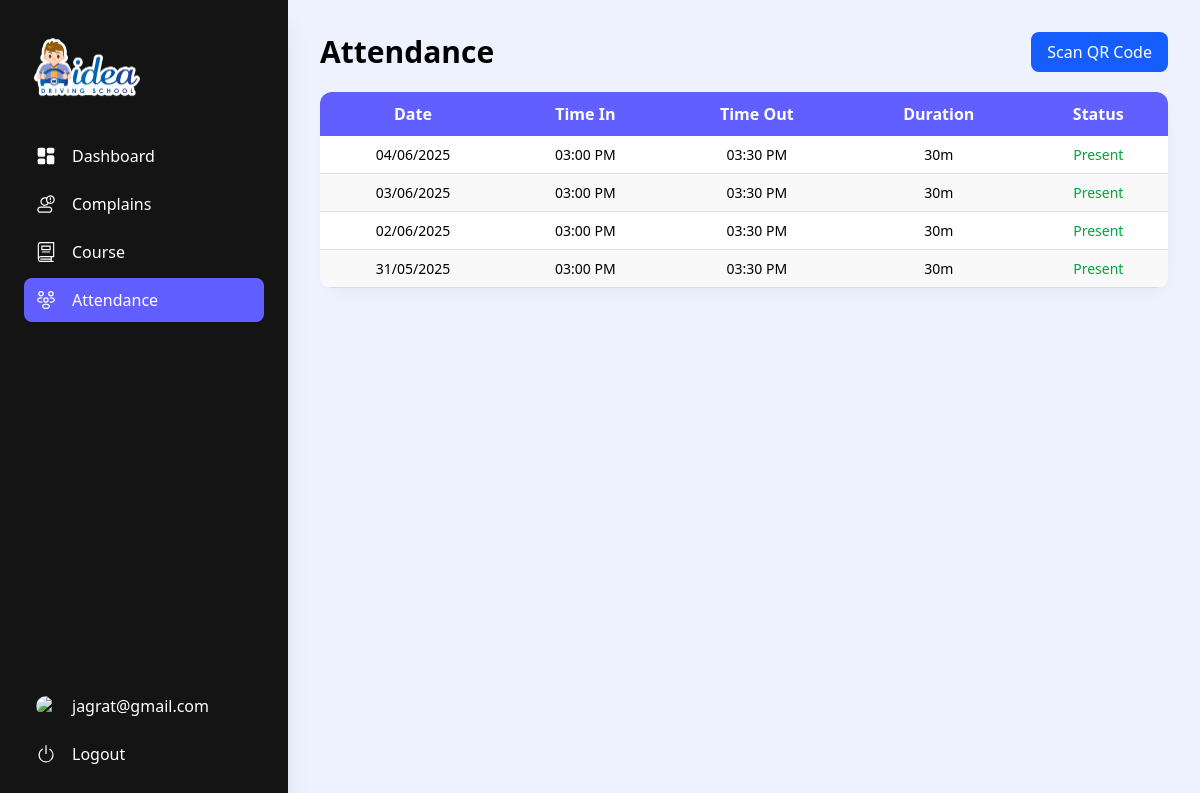
Before: /student/manage-attendance/ (signed in) with the older database file.
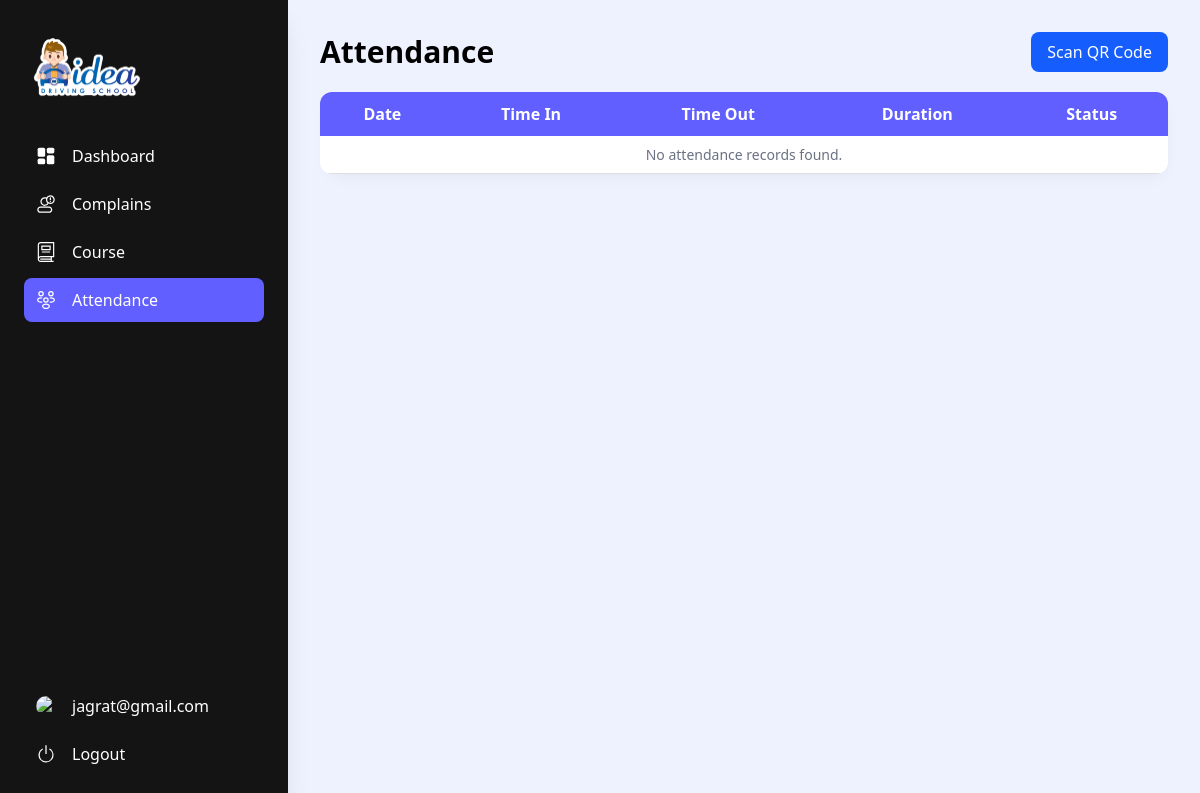
After: the same page with the newer database file.
### AdminPanel/models.py (models this page shows)
class Attendance(models.Model):
    choices = (
        ('Present', 'Present'),
        ('Absent', 'Absent'),
        ('Leave', 'Leave'),
    )
    class Meta:
        unique_together = ('student', 'date')
    student = models.ForeignKey(Student, on_delete=models.CASCADE)
    date = models.DateField()
    status = models.CharField(max_length=10,choices=choices,null=True,blank=True)
    timeIn = models.TimeField(null=True,blank=True)
    timeOut = models.TimeField(null=True,blank=True)
    is_active = models.BooleanField(default=True)
    def __str__(self):
        return self.student.user.user.first_name + ' - ' + str(self.date)

### Student/views.py (the view)
# urls.py: path('manage-attendance/',views.manage_attendance, name='manage_attendance'),
@login_required(login_url='student_signin/')
def manage_attendance(request):
    student = Student.objects.get(user__user=request.user)
    attendance_records = Attendance.objects.filter(student=student).order_by('-date')
    print(attendance_records)
    attendance_data = []
    for record in attendance_records:
        time1 = record.timeIn
        time2 = record.timeOut
        date = record.date
        if time1 and time2:
            date1 = datetime.combine(date, time1)
            date2 = datetime.combine(date, time2)
            diff = date2 - date1
        else:
            diff = None
        attendance_data.append({
            'date': record.date.strftime('%d/%m/%Y'),
            'date': record.date,
            'timeIn': record.timeIn,
            'timeOut': record.timeOut,
            'totalTime': int(diff.total_seconds() / 60) if diff else None,
            'status': 'Present' if record.status else 'Absent'
        })
    return render(request, 'student/manage-attendance.html', {'attendance_data': attendance_data})

### templates/student/manage-attendance.html (shortened to what this page needs)
<!DOCTYPE html>
<html lang="en">
<head>
	<script src="https://unpkg.com/@tailwindcss/browser@4"></script>
	<link href="https://unpkg.com/gridjs/dist/theme/mermaid.min.css" rel="stylesheet" />
</head>
<body>
	<section class="flex min-h-screen h-full bg-indigo-50">
		<div
			class="fixed top-0 left-0 flex flex-col bg-clip-border bg-[#141414] text-white min-h-screen h-screen min-w-[18rem] w-full max-w-[18rem] p-4 shadow-xl shadow-blue-gray-900/5 z-10">
			<div class="mb-2 p-4">
				<img src="/static/images/IDEA-LOGO.png" class="w-[110px] h-[70px] object-contain" alt="logo">
			</div>
			<nav class="flex flex-col justify-between p-2 font-sans text-base font-normal text-white h-full">
				<div class="flex flex-col gap-1">
					<a href="/student/">
						<div role="button" tabindex="0"
							class="flex items-center w-full p-3 rounded-lg text-start leading-tight transition-all hover:bg-indigo-500 hover:bg-opacity-80 hover:text-white outline-none cursor-pointer">
							<div class="grid place-items-center mr-4">
								<svg fill="currentColor" class="w-5 h-5" viewBox="0 0 24 24">
									<rect x="2" y="2" width="9" height="11" rx="2"></rect>
									<rect x="13" y="2" width="9" height="7" rx="2"></rect>
									<rect x="2" y="15" width="9" height="7" rx="2"></rect>
									<rect x="13" y="11" width="9" height="11" rx="2"></rect>
								</svg>
							</div>
							Dashboard
						</div>
					</a>
					<a href="/student/manage-complain/">
						<div role="button" tabindex="0"
							class="flex items-center w-full p-3 rounded-lg text-start leading-tight transition-all hover:bg-indigo-500 hover:bg-opacity-80 hover:text-white outline-none cursor-pointer">
							<div class="grid place-items-center mr-4">
							</div>
							Complains
						</div>
					</a>
					<a href="/student/manage-course/">
						<div role="button" tabindex="0"
							class="flex items-center w-full p-3 rounded-lg text-start leading-tight transition-all hover:bg-indigo-500 hover:bg-opacity-80 hover:text-white outline-none cursor-pointer">
							<div class="grid place-items-center mr-4">
							</div>
							Course
						</div>
					</a>
					<a href="/student/manage-attendance/">
						<div role="button" tabindex="0" class="flex items-center w-full p-3 rounded-lg text-start leading-tight transition-all hover:bg-indigo-500 hover:bg-opacity-80 hover:text-white outline-none cursor-pointer">
							<div class="grid place-items-center mr-4">
							</div>
							Attendance
						</div>
					</a>
				</div>
				<div class="flex flex-col gap-1">
					{% if user.is_authenticated %}
					<div role="button" tabindex="0"
						class="flex items-center w-full p-3 rounded-lg text-start leading-tight transition-all hover:bg-indigo-500 hover:bg-opacity-80 hover:text-white outline-none cursor-pointer">
						<div class="grid place-items-center mr-4">
							{% if profilepic != '' %}
							<img src="{{ profilepic }}" class="w-5 h-5 rounded-full" alt="Profile Picture">
							{%endif%}
						</div>
						{{ user.username }}
					</div>
					<a href="/signout/">
						<div role="button" tabindex="0"
							class="flex items-center w-full p-3 rounded-lg text-start leading-tight transition-all hover:bg-indigo-500 hover:bg-opacity-80 hover:text-white outline-none cursor-pointer">
							<div class="grid place-items-center mr-4">
								<svg fill="currentColor" class="w-5 h-5" viewBox="0 0 16 16">
									<path d="M7.5 1v7h1V1z" />
									<path
										d="M3 8.812a5 5 0 0 1 2.578-4.375l-.485-.874A6 6 0 1 0 11 3.616l-.501.865A5 5 0 1 1 3 8.812" />
								</svg>
							</div>
							Logout
						</div>
					</a>
					{% endif %}
				</div>
			</nav>
		</div>
		<div class="p-8 w-[calc(100vw-18rem)] ml-[18rem]">
			<div class="flex items-center justify-between">
				<div class="w-full flex items-center justify-between">
					<h1 class="text-3xl font-bold">Attendance</h1>
				</div>
				<div>
					<button id="scanQrBtn" class="bg-blue-600 hover:bg-blue-700 text-white font-medium py-2 px-4 rounded-lg transition-colors whitespace-nowrap cursor-pointer">
						Scan QR Code
					</button>
				</div>
			</div>
			<div class="my-5 flex items-start justify-between gap-5 bg-white rounded-xl shadow-[3px_8px_20px_-10px_#00000015] overflow-hidden">
				<table class="attendance-table">
					<thead>
						<tr>
							<th>Date</th>
							<th>Time In</th>
							<th>Time Out</th>
							<th>Duration</th>
							<th>Status</th>
						</tr>
					</thead>
					<tbody>
						{% for attendance in attendance_data %}
						<tr>
							<td>{{ attendance.date|date:"d/m/Y" }}</td>
							<td>{{ attendance.timeIn|date:"h:i A" }}</td>
							<td>{{ attendance.timeOut|date:"h:i A" }}</td>
							<td>{{ attendance.totalTime }}m</td>
							<td>
								{% if attendance.status == 'Present' %}
								<span class="text-green-600">{{ attendance.status }}</span>
								{% else %}
								<span class="text-red-600">{{ attendance.status }}</span>
								{% endif %}
							</td>
						</tr>
						{% endfor %}
						{% if not attendance_data %}
						<tr>
							<td colspan="5" class="text-center text-gray-500">No attendance records found.</td>
						</tr>
						{% endif %}
					</tbody>
				</table>
			</div>
		</div>
	</section>
</body>
</html>

### templates/student/manage-attendance.html (style rules this page uses)
.attendance-table { width: 100%; border-collapse: collapse; }
.attendance-table th { background-color: #615FFF; color: white; padding: 10px; text-align: left; font-size: 16px; text-align: center; }
.attendance-table td { padding: 8px 10px; border-bottom: 1px solid #ddd; font-size: 14px; text-align: center; }

Changed rows visible on the page:
removed Attendance: date "04/06/2025", timeIn "03:00 PM", timeOut "03:30 PM"
removed Attendance: date "03/06/2025", timeIn "03:00 PM", timeOut "03:30 PM"
removed Attendance: date "02/06/2025", timeIn "03:00 PM", timeOut "03:30 PM"
removed Attendance: date "31/05/2025", timeIn "03:00 PM", timeOut "03:30 PM"
Other visible differences:
text now shown: "No attendance records found."
list line gone: "30 m Present"
